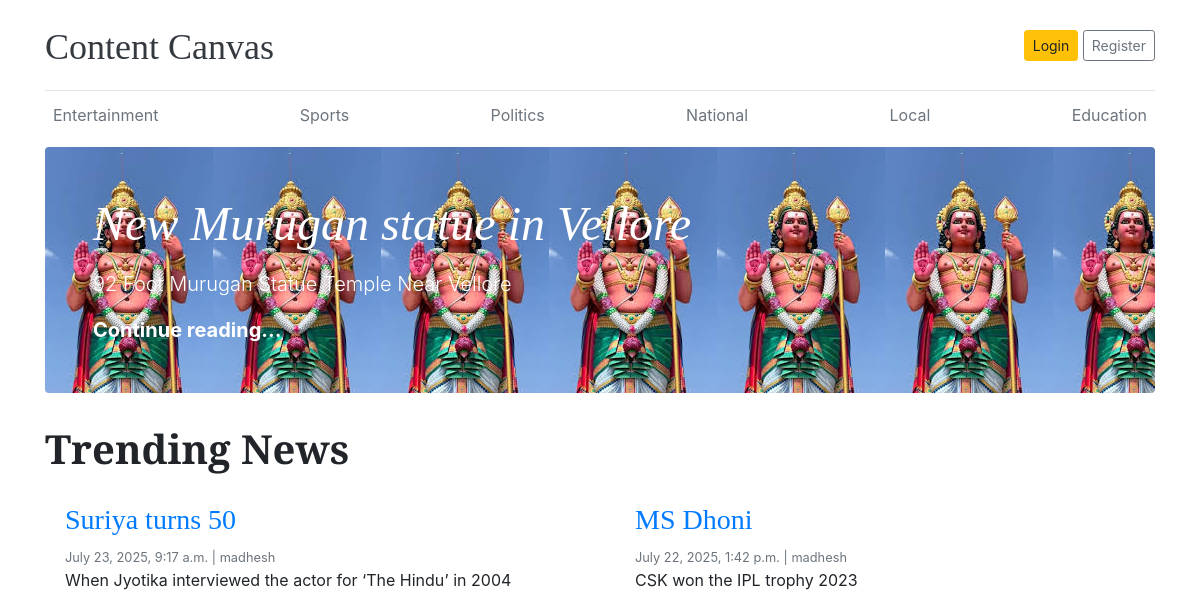
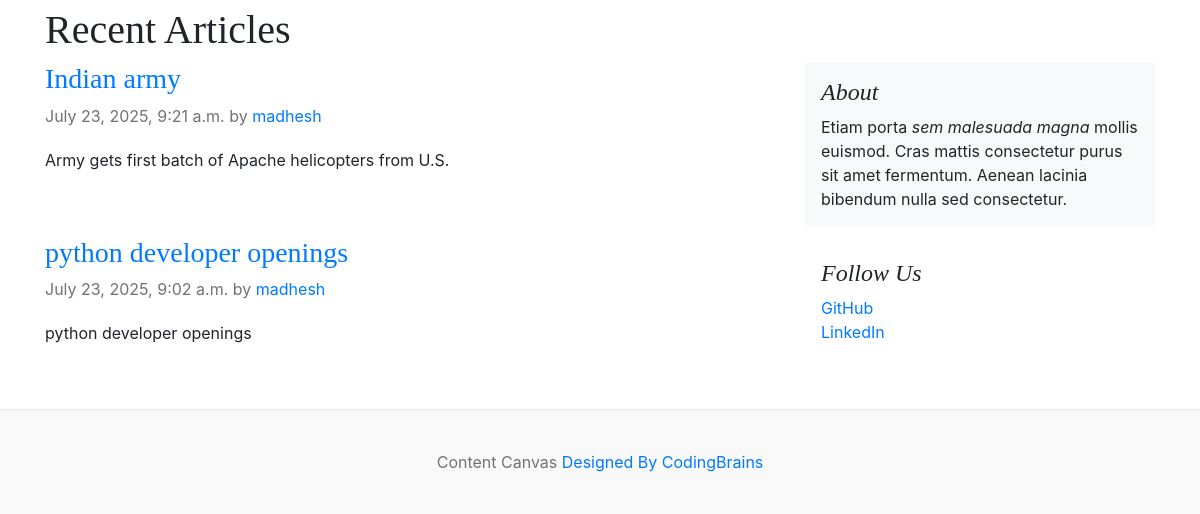
Before: / with the older database file (2 pictures, top to bottom).
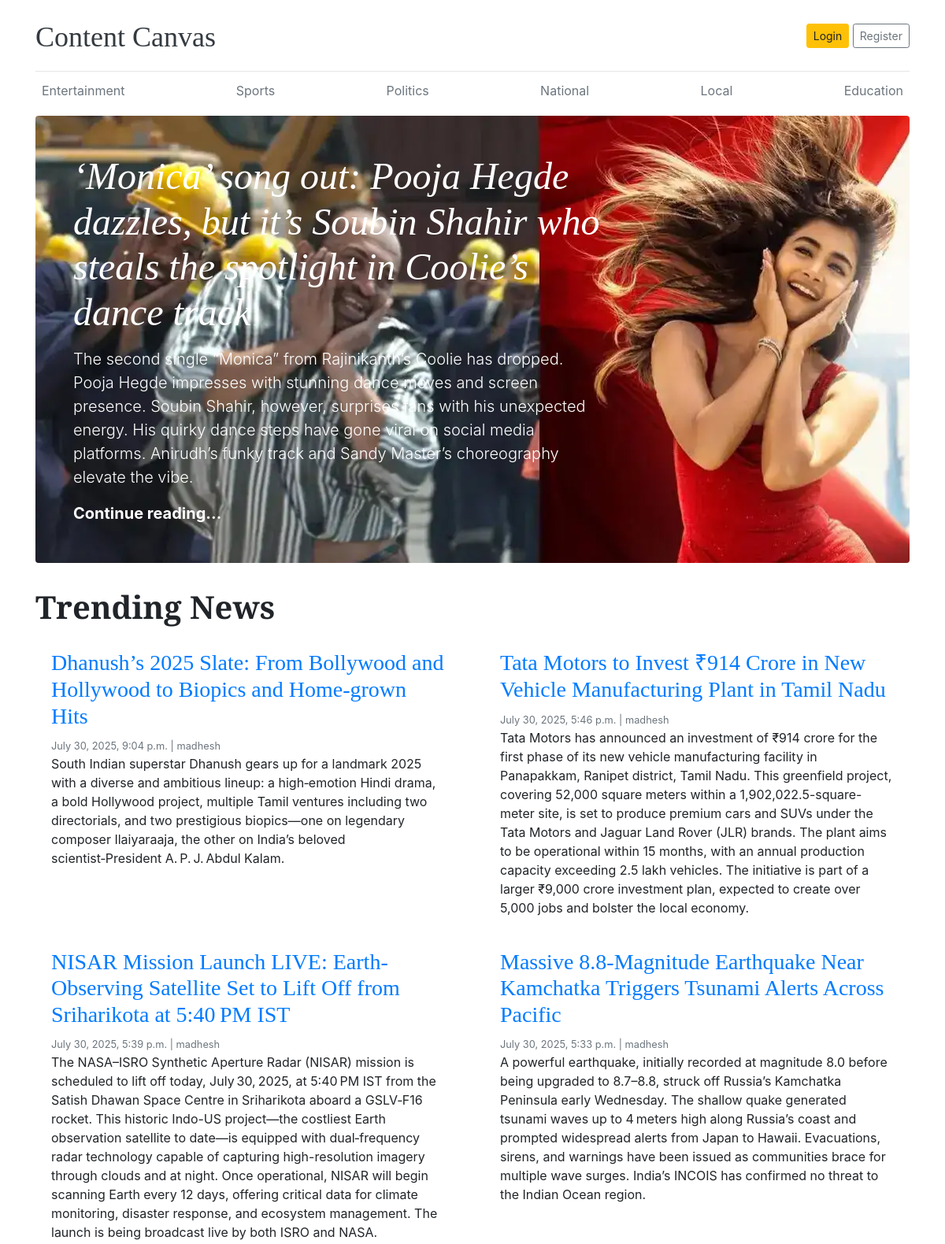
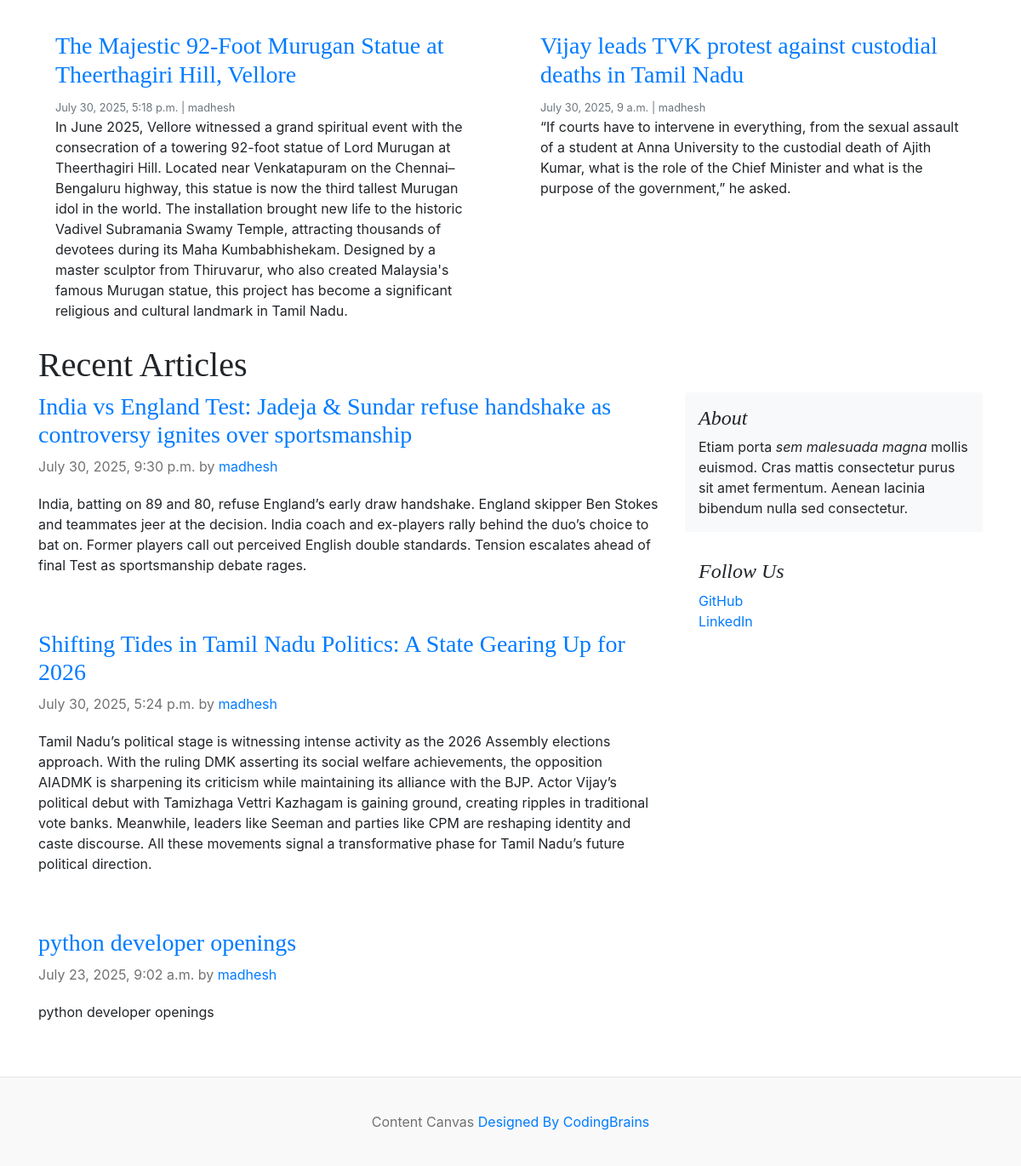
After: the same page with the newer database file (2 pictures, top to bottom).
### blog/models.py (models this page shows, shortened)
class Category(models.Model):
    cname=models.CharField(max_length=50)
    created_at=models.DateTimeField(auto_now_add=True)
    updated_at=models.DateTimeField(auto_now=True)

class Blog(models.Model):
    title=models.CharField(max_length=3000)
    slug=models.SlugField(max_length=3000)
    image=models.ImageField(upload_to='media/images/%y/%m/%d')
    short_description=models.CharField(max_length=2000)
    blog_body=models.CharField(max_length=30000)
    category=models.ForeignKey(Category,on_delete=models.CASCADE)
    author=models.ForeignKey(User,on_delete=models.CASCADE)
    trending=models.BooleanField(default=False)
    status=models.CharField(choices=Status_choices,default='Draft')
    created_at=models.DateTimeField(auto_now_add=True)
    updated_at=models.DateTimeField(auto_now=True)

### contentcanvas/views.py (the view)
# urls.py: 2. Add a URL to urlpatterns:  path('', views.home, name='home')
def home(request):
    categories=Category.objects.all()
    blog=Blog.objects.all().filter(trending=True,status='Published').order_by('-created_at')
    pposts=Blog.objects.all().filter(trending=False,status='Published').order_by('-created_at')
    context={
        'categories':categories,
        'blog':blog,
        'pposts':pposts
    }
    return render(request,'home.html',context)

### templates/home.html (shortened to what this page needs)
{% load static %}
<!DOCTYPE html>
<html lang="en">
<head>
    <link href="https://getbootstrap.com/docs/4.0/dist/css/bootstrap.min.css" rel="stylesheet">
    <link href="{% static "css/home.css" %}" rel="stylesheet">
  </head>
<body>
    <div class="container">
      <header class="blog-header py-3">
        <div class="row flex-nowrap justify-content-between align-items-center">
          <div class="col-8 pt-1">
            <a class="blog-header-logo text-dark" href="/">Content Canvas</a>
          </div>
          <div class="col-4 d-flex justify-content-end align-items-center">
            <a class="btn btn-sm btn-warning" href="#">Login</a> &nbsp;
            <a class="btn btn-sm btn-outline-secondary" href="#">Register</a>
          </div>
        </div>
      </header>
      <div class="nav-scroller py-1 mb-2">
        <nav class="nav d-flex justify-content-between">
          {% for i in categories %}
            <a class="p-2 text-muted" href="{% url 'categories' i.cname %}">{{i.cname}}</a>
          {% endfor %}
        </nav>
      </div>
{% for blogs in blog %}
{% if forloop.first %}
  <div class="jumbotron p-3 p-md-5 text-white rounded bg-dark" style="background-image: url({{blogs.image.url}})" ;background-blend-mode: overlay;background-size:cover;">
    <div class="col-md-8 px-0">
      <h1 class="display-4 font-italic">{{blogs.title}}</h1>
      <p class="lead my-3">{{blogs.short_description}}</p>
      <p class="lead mb-0"><a href="{{blogs.slug}}" class="text-white font-weight-bold">Continue reading...</a></p>
    </div>
  </div>
{% endif %}
{% endfor %}
  <marquee behavior="" direction="" scrollamount="30"><h1><b>Trending News</b></h1></marquee>
  <div class="row mb-2">
    {% for blogs in blog %}
      {% if not forloop.first %}
        <div class="col-md-6">
          <div class="card border-0" >
            <div class="card-body">
            <h3><a href="{% url "single_blog" blogs.slug %}">{{blogs.title}}</a></h3>
            <small class="mb-1 text-muted">{{blogs.created_at}} | {{blogs.author}}</small>
            <p class="card-text">{{blogs.short_description}}</p>
            </div>
          </div>
        </div>
      {% endif %}
    {% endfor %}
  </div>
  <h1>Recent Articles</h1>
  <main role="main" class="container p-0">
    <div class="row">
      <div class="col-md-8 blog-main">
        {% for post in pposts %}
          <div class="blog-post">
          <h3><a href="{% url "single_blog" post.slug %}">{{post.title}}</a></h3>
          <p class="blog-post-meta">{{post.created_at}} by <a href="#">{{post.author}}</a></p>
          <p>{{post.short_description}}</p>
          </div>
        {% endfor %}
      </div>
      <aside class="col-md-4 blog-sidebar">
        <div class="p-3 mb-3 bg-light rounded">
          <h4 class="font-italic">About</h4>
          <p class="mb-0">Etiam porta <em>sem malesuada magna</em> mollis euismod. Cras mattis consectetur purus sit amet fermentum. Aenean lacinia bibendum nulla sed consectetur.</p>
        </div>
        <div class="p-3">
          <h4 class="font-italic">Follow Us</h4>
          <ol class="list-unstyled">
            <li><a href="#">GitHub</a></li>
            <li><a href="#">LinkedIn</a></li>
          </ol>
        </div>
      </aside>
    </div>
  </main>
</div>
<footer class="blog-footer">
  <p>Content Canvas  <a href="#">Designed By CodingBrains</a></p>
</footer>
</body>
</html>

### static/css/home.css (style rules this page uses)
.blog-header { border-bottom: 1px solid #e5e5e5; }
.blog-header-logo { font-family: "Playfair Display", Georgia, "Times New Roman", serif; font-size: 2.25rem; }
h1, h2, h3, h4, h5, h6 { font-family: "Playfair Display", Georgia, "Times New Roman", serif; }
.display-4 { font-size: 2.5rem; }
@media (min-width: 768px) { .display-4 { font-size: 3rem; } }
.blog-post { margin-bottom: 4rem; }
.blog-post-meta { margin-bottom: 1.25rem; color: #727272; }
.blog-footer { padding: 2.5rem 0; color: #727272; text-align: center; background-color: #f9f9f9; border-top: .05rem solid #e5e5e5; }
.blog-footer p:last-child { margin-bottom: 0; }

Changed rows visible on the page:
removed Blog: image (picture), title "New Murugan statue in Vellore", short_description "92 Foot Murugan Statue Temple Near Vellore"
removed Blog: title "Suriya turns 50", created_at "July 23, 2025, 9:17 a.m.", author "madhesh", short_description "When Jyotika interviewed the actor for ‘The Hindu’ in 2004", shown under "Trending News"
removed Blog: title "MS Dhoni", created_at "July 22, 2025, 1:42 p.m.", author "madhesh", short_description "CSK won the IPL trophy 2023", shown under "Trending News"
removed Blog: title "Indian army", created_at "July 23, 2025, 9:21 a.m.", author "madhesh", short_description "Army gets first batch of Apache helicopters from U.S.", shown under "Recent Articles"
added Blog: image (picture), title "‘Monica’ song out: Pooja Hegde dazzles, but it’s Soubin Shahir who steals the spotlight in Coolie’s dance track", short_description "The second single “Monica” from Rajinikanth’s Coolie has dropped. Pooja Hegde impresses with stunning dance moves and screen presence. Soubin Shahir, however, surprises fans with his unexpected energy. His quirky dance steps have gone viral on social media platforms. Anirudh’s funky track and Sandy Master’s choreography elevate the vibe."
added Blog: title "Dhanush’s 2025 Slate: From Bollywood and Hollywood to Biopics and Home‑grown Hits", created_at "July 30, 2025, 9:04 p.m.", author "madhesh", short_description "South Indian superstar Dhanush gears up for a landmark 2025 with a diverse and ambitious lineup: a high‑emotion Hindi drama, a bold Hollywood project, multiple Tamil ventures including two directorials, and two prestigious biopics—one on legendary composer Ilaiyaraaja, the other on India’s beloved scientist‑President A. P. J. Abdul Kalam.", shown under "Trending News"
added Blog: title "Tata Motors to Invest ₹914 Crore in New Vehicle Manufacturing Plant in Tamil Nadu", created_at "July 30, 2025, 5:46 p.m.", author "madhesh", short_description "Tata Motors has announced an investment of ₹914 crore for the first phase of its new vehicle manufacturing facility in Panapakkam, Ranipet district, Tamil Nadu. This greenfield project, covering 52,000 square meters within a 1,902,022.5-square-meter site, is set to produce premium cars and SUVs under the Tata Motors and Jaguar Land Rover (JLR) brands. The plant aims to be operational within 15 months, with an annual production capacity exceeding 2.5 lakh vehicles. The initiative is part of a larger ₹9,000 crore investment plan, expected to create over 5,000 jobs and bolster the local economy.", shown under "Trending News"
added Blog: title "NISAR Mission Launch LIVE: Earth-Observing Satellite Set to Lift Off from Sriharikota at 5:40 PM IST", created_at "July 30, 2025, 5:39 p.m.", author "madhesh", short_description "The NASA–ISRO Synthetic Aperture Radar (NISAR) mission is scheduled to lift off today, July 30, 2025, at 5:40 PM IST from the Satish Dhawan Space Centre in Sriharikota aboard a GSLV‑F16 rocket. This historic Indo-US project—the costliest Earth observation satellite to date—is equipped with dual‑frequency radar technology capable of capturing high-resolution imagery through clouds and at night. Once operational, NISAR will begin scanning Earth every 12 days, offering critical data for climate monitoring, disaster response, and ecosystem management. The launch is being broadcast live by both ISRO and NASA.", shown under "Trending News"
added Blog: title "Massive 8.8‑Magnitude Earthquake Near Kamchatka Triggers Tsunami Alerts Across Pacific", created_at "July 30, 2025, 5:33 p.m.", author "madhesh", short_description "A powerful earthquake, initially recorded at magnitude 8.0 before being upgraded to 8.7–8.8, struck off Russia’s Kamchatka Peninsula early Wednesday. The shallow quake generated tsunami waves up to 4 meters high along Russia’s coast and prompted widespread alerts from Japan to Hawaii. Evacuations, sirens, and warnings have been issued as communities brace for multiple wave surges. India’s INCOIS has confirmed no threat to the Indian Ocean region.", shown under "Trending News"
added Blog: title "The Majestic 92-Foot Murugan Statue at Theerthagiri Hill, Vellore", created_at "July 30, 2025, 5:18 p.m.", author "madhesh", short_description "In June 2025, Vellore witnessed a grand spiritual event with the consecration of a towering 92-foot statue of Lord Murugan at Theerthagiri Hill. Located near Venkatapuram on the Chennai–Bengaluru highway, this statue is now the third tallest Murugan idol in the world. The installation brought new life to the historic Vadivel Subramania Swamy Temple, attracting thousands of devotees during its Maha Kumbabhishekam. Designed by a master sculptor from Thiruvarur, who also created Malaysia's famous Murugan statue, this project has become a significant religious and cultural landmark in Tamil Nadu.", shown under "Trending News"
added Blog: title "Vijay leads TVK protest against custodial deaths in Tamil Nadu", created_at "July 30, 2025, 9 a.m.", author "madhesh", short_description "“If courts have to intervene in everything, from the sexual assault of a student at Anna University to the custodial death of Ajith Kumar, what is the role of the Chief Minister and what is the purpose of the government,” he asked.", shown under "Trending News"
added Blog: title "India vs England Test: Jadeja & Sundar refuse handshake as controversy ignites over sportsmanship", created_at "July 30, 2025, 9:30 p.m.", author "madhesh", short_description "India, batting on 89 and 80, refuse England’s early draw handshake. England skipper Ben Stokes and teammates jeer at the decision. India coach and ex-players rally behind the duo’s choice to bat on. Former players call out perceived English double standards. Tension escalates ahead of final Test as sportsmanship debate rages.", shown under "Recent Articles"
added Blog: title "Shifting Tides in Tamil Nadu Politics: A State Gearing Up for 2026", created_at "July 30, 2025, 5:24 p.m.", author "madhesh", short_description "Tamil Nadu’s political stage is witnessing intense activity as the 2026 Assembly elections approach. With the ruling DMK asserting its social welfare achievements, the opposition AIADMK is sharpening its criticism while maintaining its alliance with the BJP. Actor Vijay’s political debut with Tamizhaga Vettri Kazhagam is gaining ground, creating ripples in traditional vote banks. Meanwhile, leaders like Seeman and parties like CPM are reshaping identity and caste discourse. All these movements signal a transformative phase for Tamil Nadu’s future political direction.", shown under "Recent Articles"
